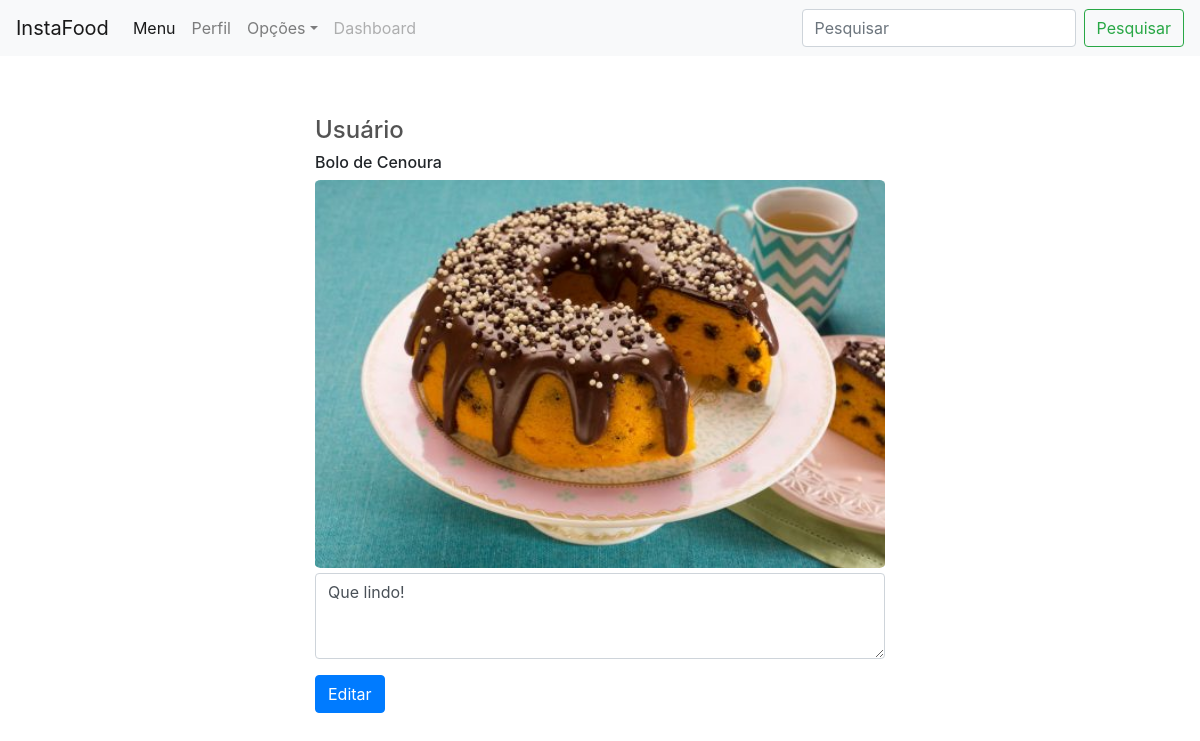
/editarc.php?idc=1 (signed in), run on the app's committed database.
### tables this page shows
CREATE TABLE usuarios (
    id int NOT NULL AUTO_INCREMENT PRIMARY KEY,
    nome varchar(30) NOT NULL,
    email varchar(30) NOT NULL,
    senha varchar(300) NOT NULL,
    adm tinyint(1) NOT NULL DEFAULT 0DROP DATABASE IF EXISTS instafood;

CREATE TABLE `posts` (
  `id` int(11) NOT NULL,
  `id_usuario` int(11) NOT NULL,
  `texto` varchar(400) NOT NULL,
  `img` varchar(200) DEFAULT NULL
);

CREATE TABLE `comentarios` (
  `id` int(11) NOT NULL,
  `id_usuario` int(11) NOT NULL,
  `id_post` int(11) NOT NULL,
  `texto` varchar(200) NOT NULL
);

### src/autentica.inc (called while the page is built, shortened)
<?php
    if(isset($_SESSION["email"])){
        $email = $_SESSION["email"];
    }
    if(isset($_SESSION["senha"])){
        $senha = $_SESSION["senha"];
    }
    if(empty($email) OR empty($senha)){
        echo "Você não fez o login!";
        header("Location: login.html");
        exit;
    }
    else{
        include "conecta_mysql.inc";
        $sql = "SELECT * FROM usuarios WHERE email = '$email';";
        $res = mysqli_query($mysqli, $sql);
        if(mysqli_num_rows($res) != 1){
            unset($_SESSION["email"]);
            unset($_SESSION["senha"]);
            echo "Você não fez o login!";
            header("Location: login.html");
            mysqli_close($mysqli);
            exit;
        }
        else{
            $usuario = mysqli_fetch_array($res);
        }
    }
?>

### src/editarc.php (the view, shortened to what this page needs)
<?php
    include "_layout/header.php";
    include "conecta_mysql.inc";
    $idc = $_GET["idc"];
    $sql = "SELECT * FROM comentarios WHERE id = $idc;";
    $res = mysqli_query($mysqli,$sql);
    $c = mysqli_fetch_array($res);
    $sql = "SELECT * FROM posts WHERE id =" .$c["id_post"]. ";";
    $res = mysqli_query($mysqli,$sql);
    $post = mysqli_fetch_array($res);
    $sql = "SELECT * FROM usuarios WHERE id =" .$post["id_usuario"]. ";";
    $res = mysqli_query($mysqli,$sql);
    $u = mysqli_fetch_array($res);
    if ($usuario["id"] == $c["id_usuario"]){
?>
<div class="container" style="text-align: justify; width: 50%; margin: 5% auto;">
    <a href='perfil.php?idu=<?php echo $u["id"]; ?>' style="text-decoration:none; color: rgb(83, 83, 83)">
        <h4><?php echo $u["nome"]; ?></h4>
    </a>
    <h6><?php echo $post["texto"]; ?></h6>
    <img src="<?php echo $post["img"]; ?>" style="width: 100%; border-radius: 1%">
    <form id="comentario" method="POST" action="editarcom.php" style="text-align: justify; margin: 1% auto;">
        <div class="mb-3">
            <textarea class="form-control" id="exampleFormControlTextarea1" rows="3" name="texto"><?php echo $c["texto"]; ?></textarea>
        </div>
        <button type="submit" class="btn btn-primary">Editar</button>
    </form>
</div>
<?php
    }
    else{
        echo "<h3>Apenas o dono do comentário pode editá-lo</h3>";
    }
?>

### data on the page
usuarios: nome "Usuário"
posts: texto "Bolo de Cenoura", img (picture)
comentarios: texto "Que lindo!"
